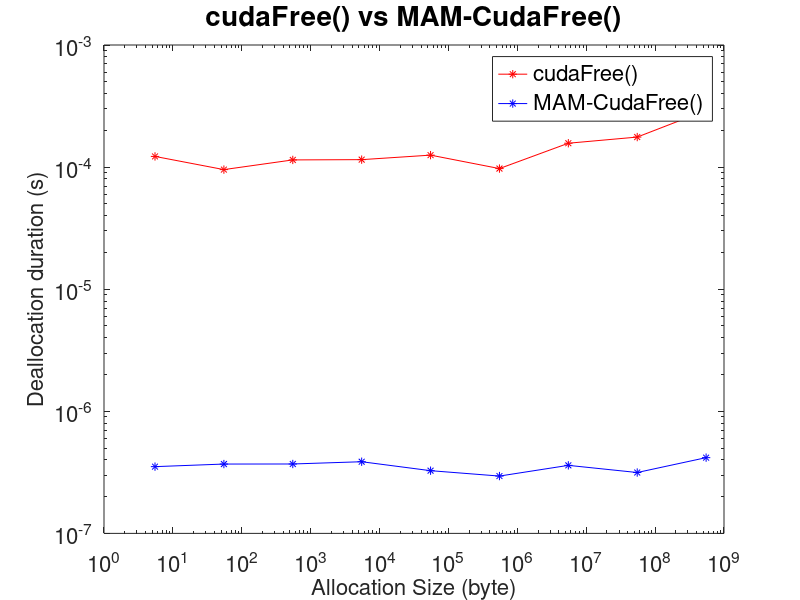

Here is the MATLAB script that generated this plot:


raw=textread('bigRandomTestFreeOutput.txt','%f');
raw = raw';

nRange=9;
n=15;

mallocAll=raw(1 : nRange*n);
cudaMallocAll=raw(nRange*n+1 : 2*nRange*n);
MAM_CudaMallocAll=raw(2*nRange*n+1 : 3*nRange*n);

mallocAv=zeros(1, nRange);
cudaMallocAv=zeros(1, nRange);
MAM_CudaMallocAv=zeros(1, nRange);

for k=1:n-1
    (k+1)*nRange
    mallocAv = mallocAv + mallocAll(k*nRange+1:(k+1)*nRange);
    cudaMallocAv = cudaMallocAv + cudaMallocAll(k*nRange+1:(k+1)*nRange);
    MAM_CudaMallocAv = MAM_CudaMallocAv + MAM_CudaMallocAll(k*nRange+1:(k+1)*nRange);
end

mallocAv = mallocAv ./ n;
cudaMallocAv = cudaMallocAv ./ n;
MAM_CudaMallocAv = MAM_CudaMallocAv ./ n;

ranges = 5.5 * 10.^(0:nRange-1);

%loglog(ranges, mallocAv, 'g*-');
%hold
loglog(ranges, cudaMallocAv, 'r*-');
hold
loglog(ranges, MAM_CudaMallocAv, 'b*-');

set(gca, 'FontSize',16)

l = legend('cudaFree()', 'MAM-CudaFree()');
set(l, 'FontSize',16)

t = title('cudaFree() vs MAM-CudaFree()');
%t = title('cudaFree()');
set(t, 'FontSize',20)

xl = xlabel('Allocation Size (byte)');
set(xl, 'FontSize',16)

yl = ylabel('Deallocation duration (s)');
set(yl, 'FontSize',16)




